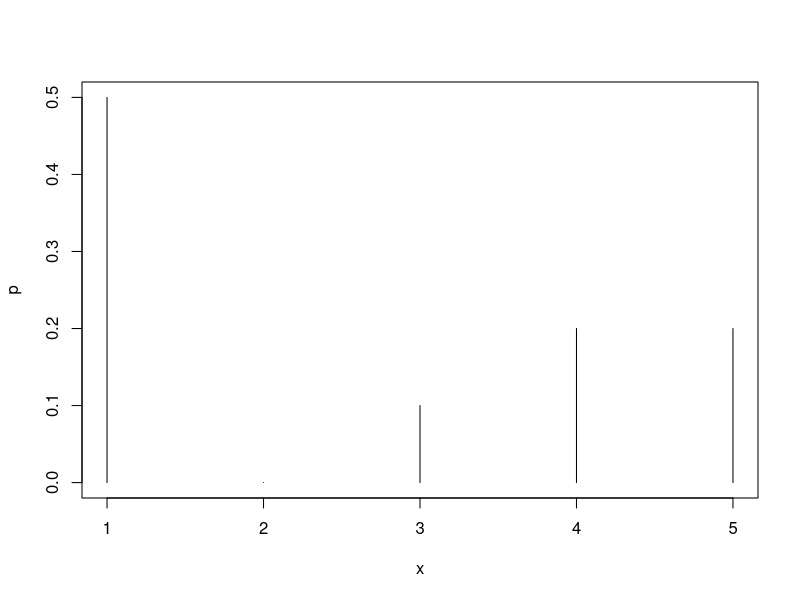
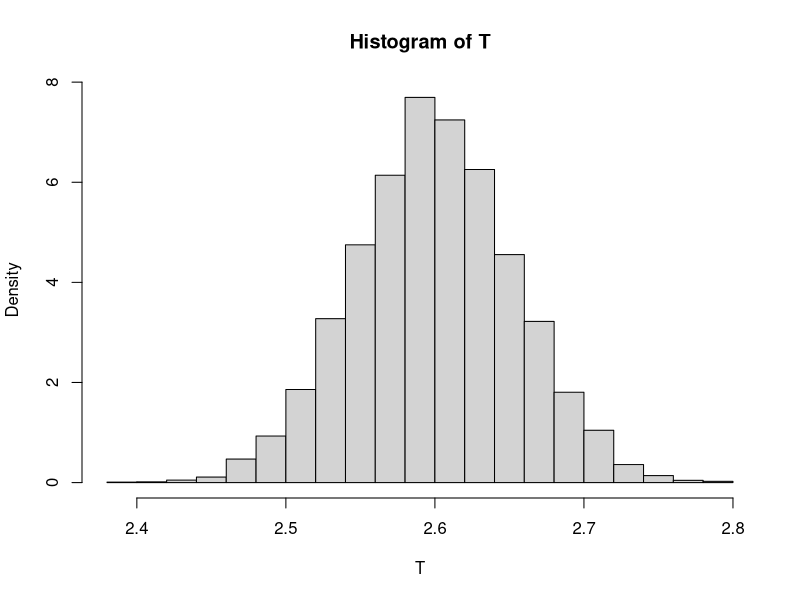
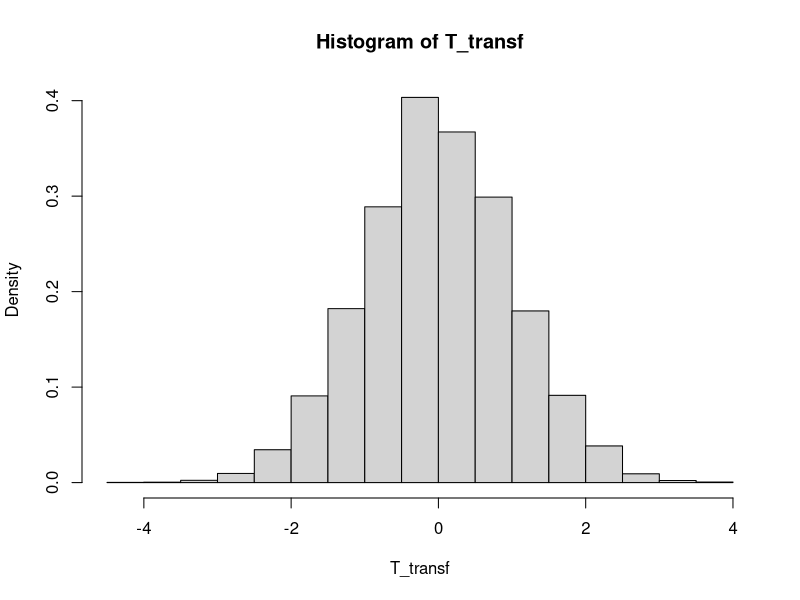

Recreate these plots in R, in order.
## ---- chunk 1
knitr::opts_chunk$set(
  lang = "r",
  tidy = TRUE,
  echo = FALSE,
  tidy.opts = list(blank = FALSE, width.cutoff = 60),
  highlight = FALSE,
  collapse = TRUE,
  comment = "#>",
  fig.align = "center",
  fig.dim = c(6,4), 
  out.width = "100%"
)
set.seed(1)
## ---- chunk 2
x <- 1:5
p <- c(0.5,0,0.1,0.2,0.2)
plot(x, p, type = "h")
## ---- chunk 3
mu <- sum(x * p)
cat("Erwartungswert:", mu)
sigma.sq <- sum((x - mu)^2 * p)
cat("Varianz:", sigma.sq)
## ---- chunk 4
N <- 1000
t <- function() 
  mean(
    sample(
      x = x, size = N,  
      replace = TRUE, prob = p
    )
  )
replicate(3, t())
## ---- chunk 5
T <- replicate(10000, t())
hist(T, breaks = 20, freq = FALSE)
## ---- chunk 6
T_transf <- (T - mu) / 
  sqrt(sigma.sq / N)
## ---- chunk 7
hist(T_transf, breaks = 20, 
     freq = FALSE)
